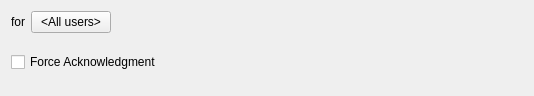
<?xml version="1.0" encoding="UTF-8"?>
<ui version="4.0">
 <class>PopupBusinessActionWidget</class>
 <widget class="QWidget" name="PopupBusinessActionWidget">
  <property name="geometry">
   <rect>
    <x>0</x>
    <y>0</y>
    <width>534</width>
    <height>96</height>
   </rect>
  </property>
  <property name="windowTitle">
   <string/>
  </property>
  <layout class="QVBoxLayout" name="verticalLayout">
   <item>
    <layout class="QHBoxLayout" name="horizontalLayout">
     <item>
      <widget class="QLabel" name="usersLabel">
       <property name="text">
        <string>for</string>
       </property>
      </widget>
     </item>
     <item>
      <widget class="QPushButton" name="selectUsersButton">
       <property name="text">
        <string notr="true">&lt;All users&gt;</string>
       </property>
      </widget>
     </item>
     <item>
      <spacer name="horizontalSpacer">
       <property name="orientation">
        <enum>Qt::Horizontal</enum>
       </property>
       <property name="sizeHint" stdset="0">
        <size>
         <width>99</width>
         <height>17</height>
        </size>
       </property>
      </spacer>
     </item>
    </layout>
   </item>
   <item>
    <layout class="QHBoxLayout" name="horizontalLayout_2" stretch="0,0,1">
     <property name="spacing">
      <number>4</number>
     </property>
     <item>
      <widget class="QCheckBox" name="forceAcknoledgementCheckBox">
       <property name="sizePolicy">
        <sizepolicy hsizetype="Preferred" vsizetype="Fixed">
         <horstretch>0</horstretch>
         <verstretch>0</verstretch>
        </sizepolicy>
       </property>
       <property name="text">
        <string>Force Acknowledgment</string>
       </property>
      </widget>
     </item>
     <item>
      <widget class="nx::vms::client::desktop::HintButton" name="hintLabel" native="true"/>
     </item>
     <item>
      <spacer name="horizontalSpacer_2">
       <property name="orientation">
        <enum>Qt::Horizontal</enum>
       </property>
       <property name="sizeHint" stdset="0">
        <size>
         <width>40</width>
         <height>0</height>
        </size>
       </property>
      </spacer>
     </item>
    </layout>
   </item>
  </layout>
 </widget>
 <customwidgets>
  <customwidget>
   <class>nx::vms::client::desktop::HintButton</class>
   <extends>QWidget</extends>
   <header location="global">nx/vms/client/desktop/common/widgets/hint_button.h</header>
  </customwidget>
 </customwidgets>
 <resources/>
 <connections/>
</ui>
